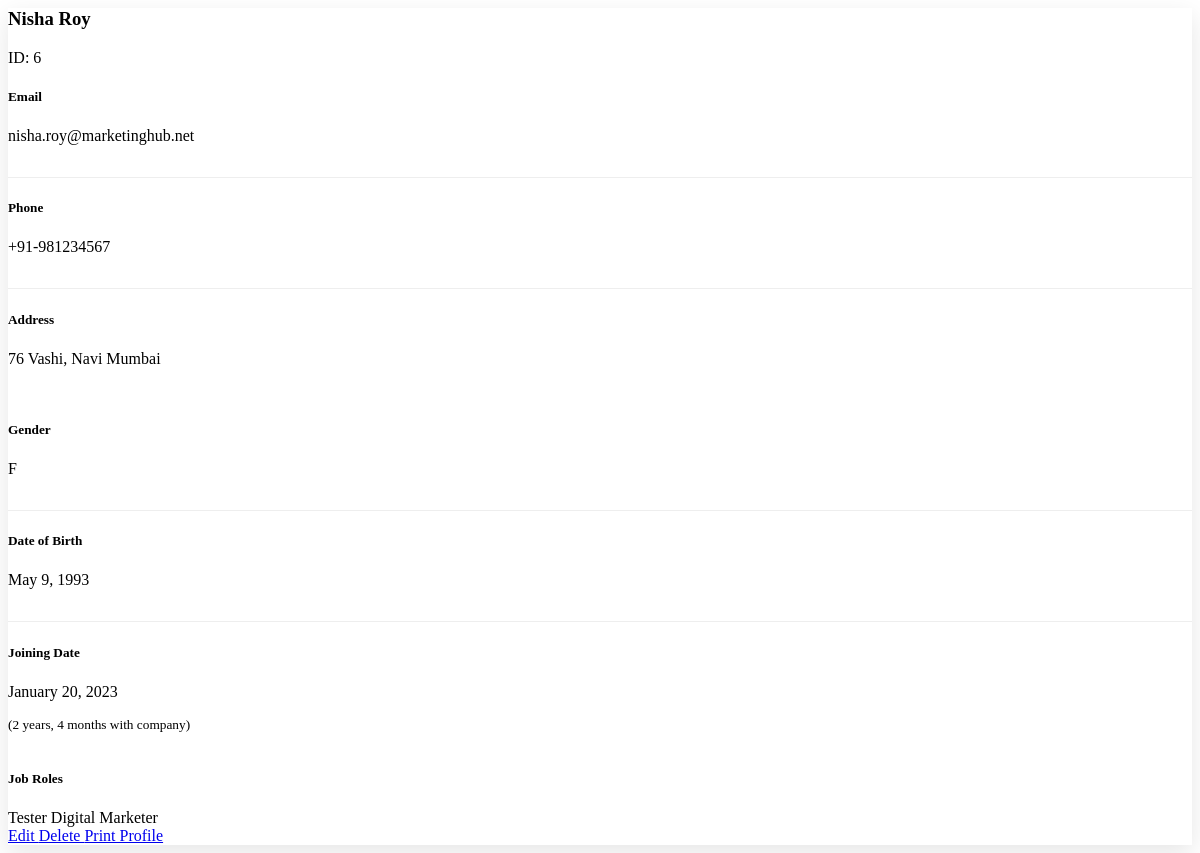
The app's page /employees/6/ with its own data.
### ems/models.py (models this page shows, shortened)
class Employee(models.Model):
    GENDER_CHOICES=[('M','Male'),('F','Female'),('O','Other')]
    first_name=models.CharField(max_length=200)
    last_name=models.CharField(max_length=200)
    email_id=models.EmailField(max_length=250)
    phone_number=models.CharField(max_length=13,blank=True)
    address=models.TextField()
    gender=models.CharField(max_length=1,choices=GENDER_CHOICES,blank=True)
    dob=models.DateField()
    joining_date=models.DateField()
    jobs=models.ManyToManyField('Job',blank=True)

class Job(models.Model):
    name=models.CharField(max_length=250)

### ems/views.py (the view)
# urls.py: path('employees/<int:employee_id>/',views.employee_detail,name='employee_detail'),
def employee_detail(request,employee_id):
    try:
        employee= Employee.objects.get(id=employee_id)
    except Employee.DoesNotExist:
        raise Http404('Employee not found')
    return render(request,'ems/employee_details.html',{'employee':employee})

### ems/templates/ems/employee_details.html (shortened to what this page needs)
<div class="card employee-detail-card mb-4">
    <div class="card-header bg-primary text-white">
        <div class="d-flex justify-content-between align-items-center">
            <h3 class="mb-0">
                {{ employee.first_name|capfirst }} {{ employee.last_name|capfirst }}
            </h3>
            <span class="badge bg-light text-dark">
                ID: {{ employee.id|default:"N/A" }}
            </span>
        </div>
    </div>
    <div class="card-body">
        <div class="row">
            <div class="col-md-6">
                <div class="employee-info-item mb-3">
                    <h5 class="text-muted mb-1">Email</h5>
                    <p class="fs-5">{{ employee.email_id|default:"Not provided" }}</p>
                </div>
                <div class="employee-info-item mb-3">
                    <h5 class="text-muted mb-1">Phone</h5>
                    <p class="fs-5">{{ employee.phone_number|default:"Not provided" }}</p>
                </div>
                <div class="employee-info-item mb-3">
                    <h5 class="text-muted mb-1">Address</h5>
                    <p class="fs-5">{{ employee.address|default:"Not provided"|linebreaks }}</p>
                </div>
            </div>
            <div class="col-md-6">
                <div class="employee-info-item mb-3">
                    <h5 class="text-muted mb-1">Gender</h5>
                    <p class="fs-5">{{ employee.gender|default:"Not specified" }}</p>
                </div>
                <div class="employee-info-item mb-3">
                    <h5 class="text-muted mb-1">Date of Birth</h5>
                    <p class="fs-5">{{ employee.dob|date:"F j, Y"|default:"Not provided" }}</p>
                </div>
                <div class="employee-info-item mb-3">
                    <h5 class="text-muted mb-1">Joining Date</h5>
                    <p class="fs-5">{{ employee.joining_date|date:"F j, Y"|default:"Not provided" }}</p>
                    <small class="text-muted">
                        ({{ employee.joining_date|timesince }} with company)
                    </small>
                </div>
            </div>
        </div>
        <div class="mt-4">
            <h5 class="text-muted mb-3">Job Roles</h5>
            <div class="d-flex flex-wrap gap-2">
                {% if employee.jobs.all %}
                    {% for job in employee.jobs.all %}
                        <span class="badge bg-secondary py-2 px-3">
                            {{ job.name }}
                        </span>
                    {% endfor %}
                {% else %}
                    <div class="alert alert-warning w-100 mb-0">
                        No job roles assigned
                    </div>
                {% endif %}
            </div>
        </div>
    </div>
    <div class="card-footer bg-light">
        <div class="d-flex justify-content-end gap-2">
            <a href="#" class="btn btn-outline-primary">
                 Edit
            </a>
            <a href="#" class="btn btn-outline-danger">
                 Delete
            </a>
            <a href="#" class="btn btn-primary">
                 Print Profile
            </a>
        </div>
    </div>
</div>

### ems/templates/ems/employee_details.html (style rules this page uses)
.employee-detail-card { border: none; box-shadow: 0 0.5rem 1.5rem rgba(0, 0, 0, 0.1); transition: transform 0.3s ease; }
.employee-info-item { padding-bottom: 1rem; border-bottom: 1px solid #eee; }
.employee-info-item:last-child { border-bottom: none; }

### records on screen
Employee: first_name "Nisha", last_name "Roy", id "6", email_id "nisha.roy@marketinghub.net", phone_number "+91-981234567", address "76 Vashi, Navi Mumbai", gender "F", dob "May 9, 1993", joining_date "January 20, 2023", joining_date "2 years, 4 months"
Job: name "Tester"
Job: name "Digital Marketer"
